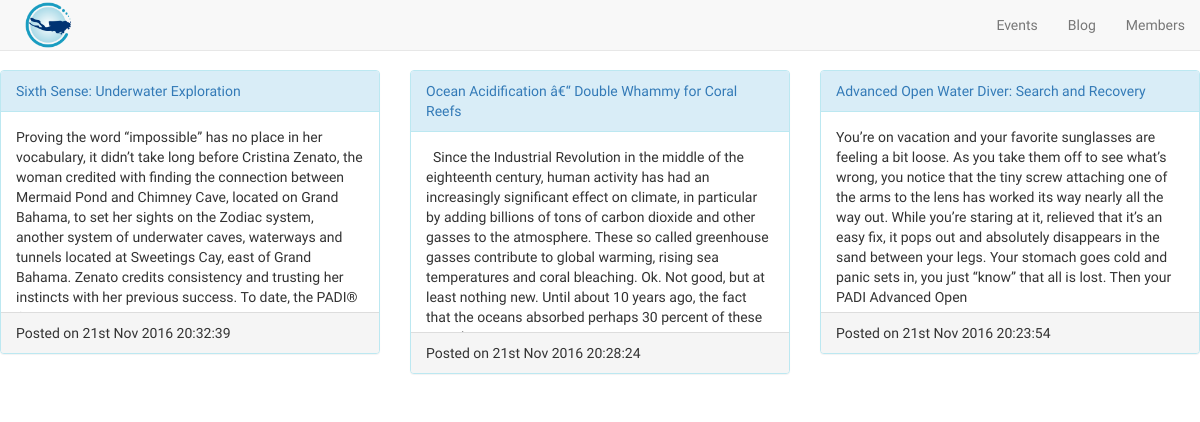
The app's page /posts/index.php with its own data.
### tables this page shows
CREATE TABLE `posts` (
  `post_id` int(11) NOT NULL,
  `title` varchar(255) NOT NULL,
  `content` text NOT NULL,
  `slug` varchar(255) DEFAULT NULL,
  `photo` varchar(500) DEFAULT NULL,
  `user_id` int(11) NOT NULL,
  `timestamp` timestamp NOT NULL DEFAULT CURRENT_TIMESTAMP
);

### posts/index.php (the view, shortened to what this page needs)
<?php include '../includes/navbar.php';?>
<div class="content">
          <?php include '../posts/new.php';?>
  <?php
      try {
          $stmt = $conn->prepare('SELECT * FROM posts ORDER BY posts.timestamp DESC ');
          $stmt->execute();
          $result = $stmt->fetchAll();
          $count = 0;
          foreach( $result as $row ) {
            $content = $row['content'];
            $content = strip_tags($content);
          if (strlen($content) > 500) {
              $stringCut = substr($content, 0, 500);
              $content = substr($stringCut, 0, strrpos($stringCut, ' '));
            }
          if($count==0 OR is_int($count/3)){
              echo '<div class="row">';
          }
        echo '<div class="col-md-4">';
        echo '<div class="panel panel-info" >';
        echo '<div class="panel-heading"><a href="show.php?id='.$row['post_id'].'">'.$row['title'].'</a></div>';
        echo '<div class="panel-body" style="min-height: 200;max-height: 200;overflow-y: hidden;">'.$content.'</div>';
        echo '<div class="panel-footer">Posted on '.date('jS M Y H:i:s', strtotime($row['timestamp']));
        echo '</div>';
        echo '</div>';
        echo '</div>';
        $count++;
          if($count==3 OR is_int($count/3)){
              echo '</div>';
          }
  }
      } catch (PDOException $e) {
          echo $e->getMessage();
      }
  ?>
</div>

### stylesheets/style.css (style rules this page uses)
.content { margin-top: 70px; }

### records on screen
posts: title "Sixth Sense: Underwater Exploration", content "Proving the word “impossible” has no place in her vocabulary, it didn’t take long before Cristina Zenato, the woman credited with finding the connection between Mermaid Pond and Chimney Cave, located on Grand Bahama, to set her sights on the Zodiac system, another system of underwater caves, waterways and tunnels located at Sweetings Cay, east of Grand Bahama. Zenato credits consistency and trusting her instincts with her previous success. To date, the PADI®…", timestamp "21st Nov 2016 20:32:39"
posts: title "Ocean Acidification â€“ Double Whammy for Coral Reefs", content "Since the Industrial Revolution in the middle of the eighteenth century, human activity has had an increasingly significant effect on climate, in particular by adding billions of tons of carbon dioxide and other gasses to the atmosphere. These so called greenhouse gasses contribute to global warming, rising sea temperatures and coral bleaching. Ok. Not good, but at least nothing new. Until about 10 years ago, the fact that the oceans absorbed perhaps 30 percent of these…", timestamp "21st Nov 2016 20:28:24"
posts: title "Advanced Open Water Diver: Search and Recovery", content "You’re on vacation and your favorite sunglasses are feeling a bit loose. As you take them off to see what’s wrong, you notice that the tiny screw attaching one of the arms to the lens has worked its way nearly all the way out. While you’re staring at it, relieved that it’s an easy fix, it pops out and absolutely disappears in the sand between your legs. Your stomach goes cold and panic sets in, you just “know” that all is lost. Then your PADI Advanced Open", timestamp "21st Nov 2016 20:23:54"
